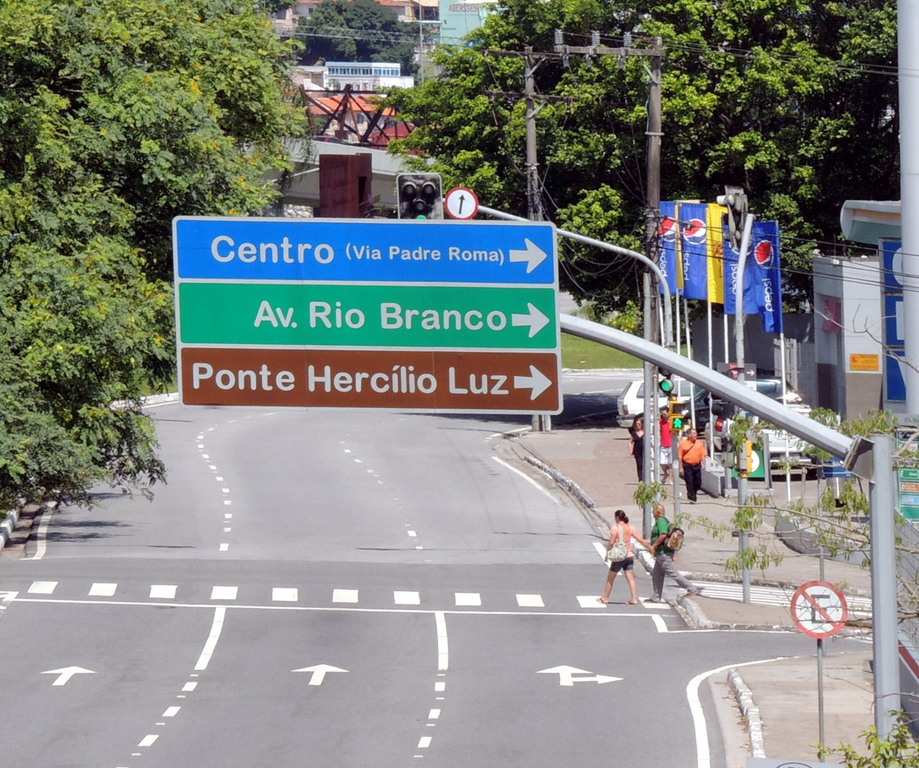
#> input picture imagens/img_10.png, 919 x 768 px, shrunk from 1475 x 1232 before the run, found by its file name
$ python main.py
#> lines starting #> are read from the running program, lines starting #| are printed output that depends on the picture; after the words box and inside, x2 and y2 are one past the last pixel; in counts of white or black regions, pixels touching at a corner belong together
import re
import cv2
import numpy as np
import pytesseract as tesseract

tesseract.pytesseract.tesseract_cmd = "C:\Program Files\Tesseract-OCR\Tesseract.exe"

file = cv2.imread("imagens\img_10.png")
#> file is the input picture: shape (768, 919, 3); mean B, G, R 126.5, 131.6, 126.8


def canny(img_gray):
    edged = cv2.Canny(img_gray, 0, 0)
    cv2.imshow("Canny", edged)
    return edged


def cvt_color(img, cv2_color):
    gray = cv2.cvtColor(img, cv2_color)
    cv2.imshow("cvtColor", gray)
    return gray


def gaussian(img_gray):
    gray = cv2.GaussianBlur(img_gray, (5, 5), 0)
    cv2.imshow("GaussianBlur", gray)
    return gray


def function_contours(img, edged):
    contours, hierarchy = cv2.findContours(edged.copy(), cv2.RETR_EXTERNAL, cv2.CHAIN_APPROX_SIMPLE)
    c = max(contours, key=cv2.contourArea)
    mask = np.zeros_like(img)
    cv2.drawContours(mask, [c], -1, (255, 255, 255), -1)
    out = np.zeros_like(img)
    out[mask == 255] = img[mask == 255]
    return out, mask


def out_cropped(out, mask):
    # Obter as coordenadas do contorno da placa
    y, x, _ = np.where(mask == 255)
    top_left = (np.min(x), np.min(y))
    bottom_right = (np.max(x), np.max(y))

    # Recortar a região da imagem correspondente à placa
    out_cropped = out[top_left[1]:bottom_right[1] + 1, top_left[0]:bottom_right[0] + 1]
    cv2.imshow("out_cropped", out_cropped)
    return out_cropped


def filter_2d(image):
    kernel = np.ones((3, 3), np.float32) / 9
    img = cv2.filter2D(image, -1, kernel)
    cv2.imshow("filter2D", img)
    return img


def median_blur(image):
    img_filtered = cv2.medianBlur(image, 3)
    cv2.imshow("medianBlur", img_filtered)
    return img_filtered


def thresholding(image):
    image_threshold = cv2.threshold(image, 0, 255, cv2.THRESH_BINARY + cv2.THRESH_OTSU)[1]
    cv2.imshow("threshold", image_threshold)
    return image_threshold


def erode(image):
    kernel = np.ones((2, 2), np.uint8)
    img_filtered = cv2.erode(image, kernel, iterations=1)
    cv2.imshow("erode", img_filtered)
    return img_filtered


def dilate(image):
    kernel = np.ones((2, 2), np.uint8)
    img_filtered = cv2.dilate(image, kernel, iterations=1)
    cv2.imshow("dilate", img_filtered)
    return img_filtered


def print_result(img_result):
    config = ('-l eng --oem 1 --psm 3')
    result = tesseract.image_to_string(img_result, config=config)
    print(result)


img_grey = cvt_color(file, cv2.COLOR_BGR2GRAY)
#> in cvt_color, `gray = cv2.cvtColor(img, cv2_color)`:
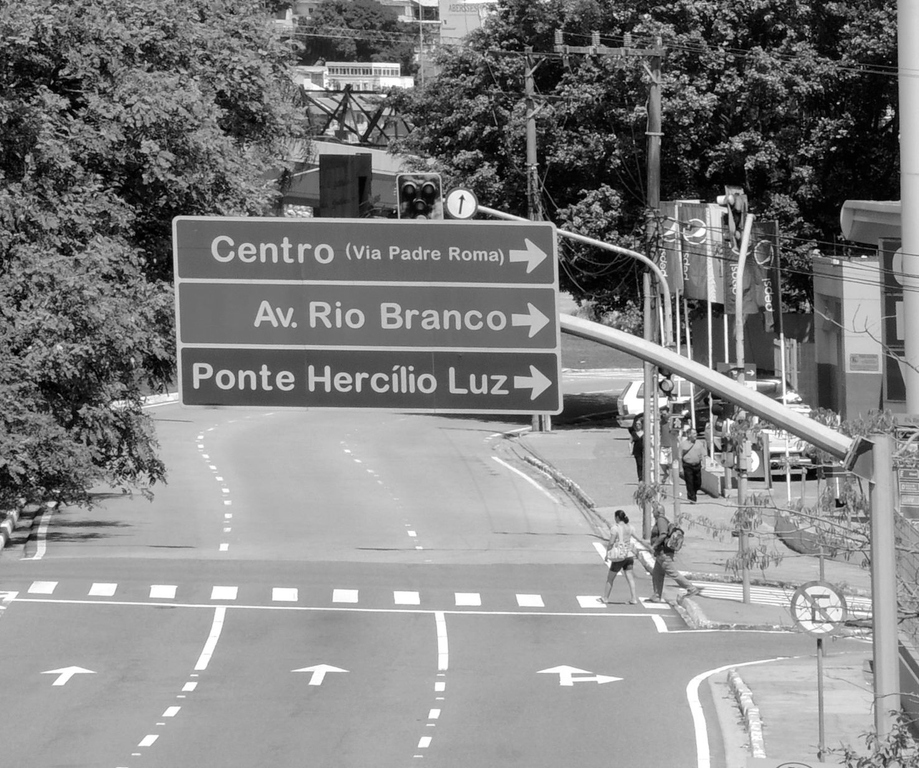
#> gray: shape (768, 919); min 0, max 255, mean 129.6
img_gauss = median_blur(img_grey)
img_thresh = thresholding(img_gauss)
#> in thresholding, `image_threshold = cv2.threshold(image, 0, 255, cv2.THRESH_BINARY + cv2..`:
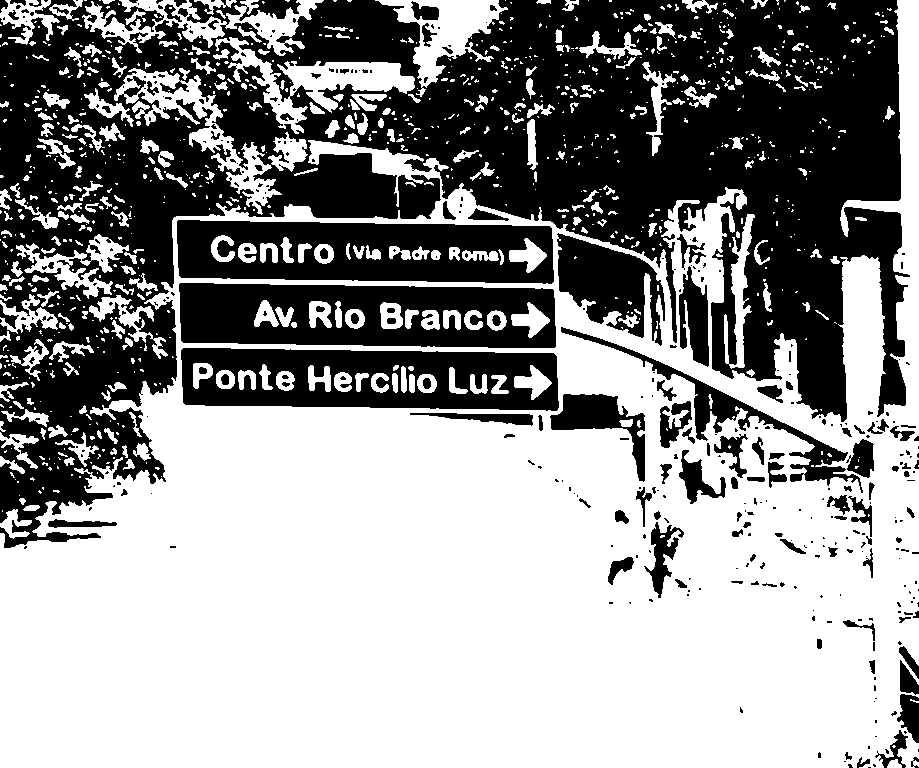
#> image_threshold: shape (768, 919); 57.8% white; 402 black regions (281 under 20 px), largest, box (x1, y1, x2, y2) and area: (0, 0, 910, 548) 212121, (179, 283, 556, 348) 18411, (177, 220, 554, 284) 18257
img_dilate = dilate(img_gauss)
img_erode = erode(img_dilate)
#> in erode, `img_filtered = cv2.erode(image, kernel, iterations=1)`:
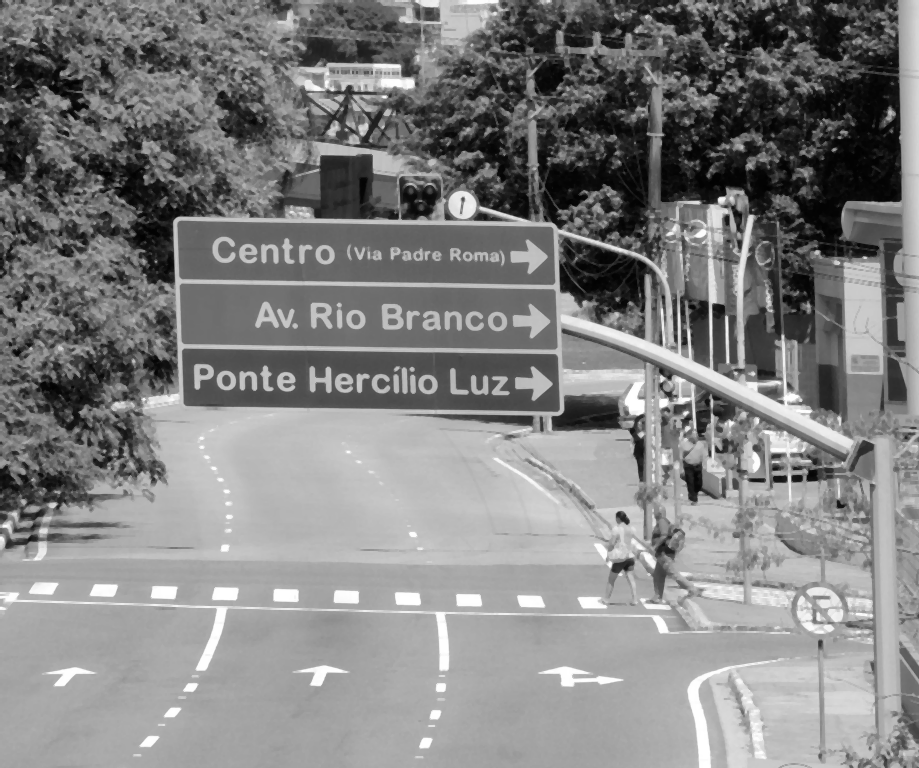
#> img_filtered: shape (768, 919); min 1, max 255, mean 129.6
img_canny = canny(img_erode)
#> in canny, `edged = cv2.Canny(img_gray, 0, 0)`:
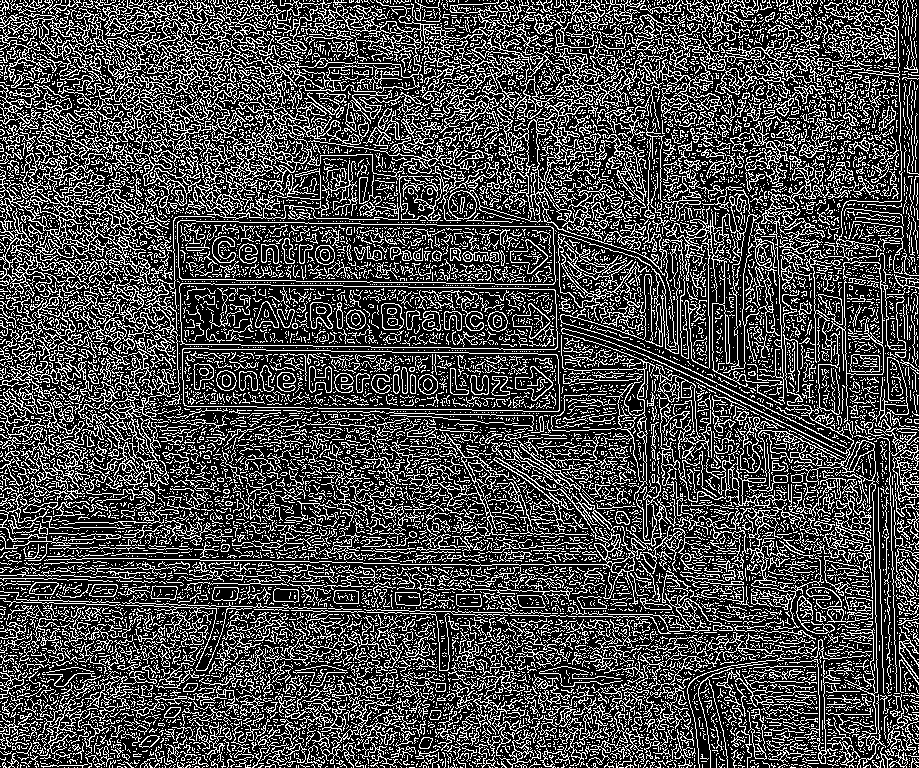
#> edged: shape (768, 919); 28.7% white in thin lines or dots
out, mask = function_contours(file, img_canny)
#> in function_contours, `contours, hierarchy = cv2.findContours(edged.copy(), cv2.RETR_EXTERNAL..`: contours = 12299 contours, 11879 with area under 20; largest, box (x1, y1, x2, y2) and area: (179, 283, 558, 350) 22723, (177, 220, 556, 285) 21816, (182, 348, 560, 412) 21492, (0, 0, 267, 275) 11017, (251, 0, 656, 180) 4686
#> in function_contours, `c = max(contours, key=cv2.contourArea)`: c = contour of 58 points, box (x1, y1, x2, y2) (179, 283, 558, 350), area 22723
#> in function_contours, `cv2.drawContours(mask, [c], -1, (255, 255, 255), -1)`:
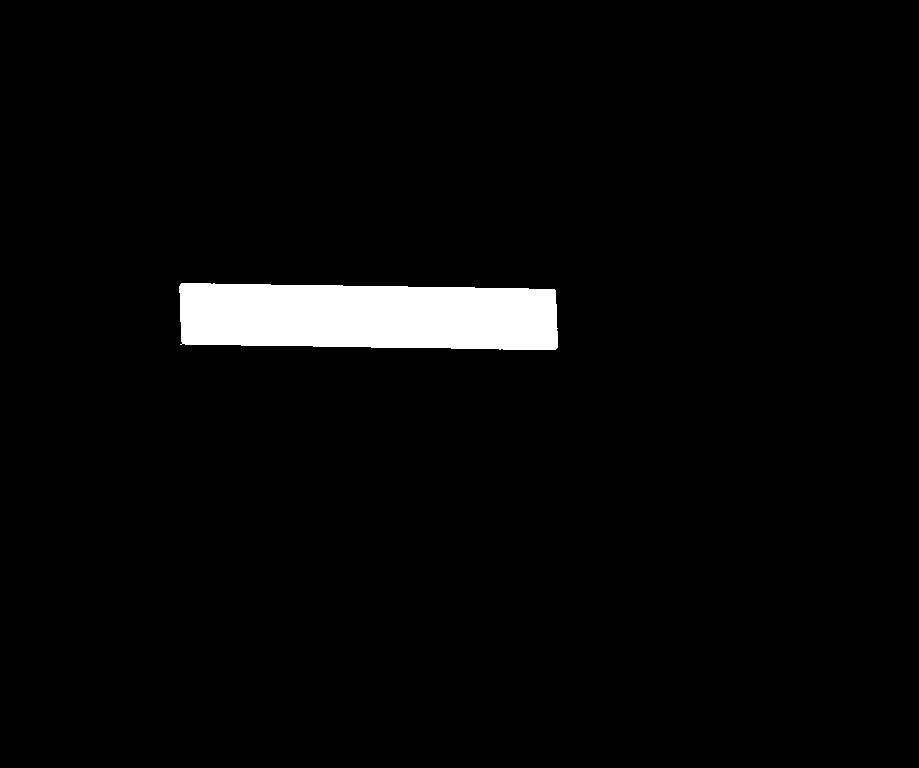
#> mask: shape (768, 919, 3); 3.3% white; 1 white region, box (x1, y1, x2, y2) and area: (179, 283, 558, 350) 23159
#> in function_contours, `out[mask == 255] = img[mask == 255]`:
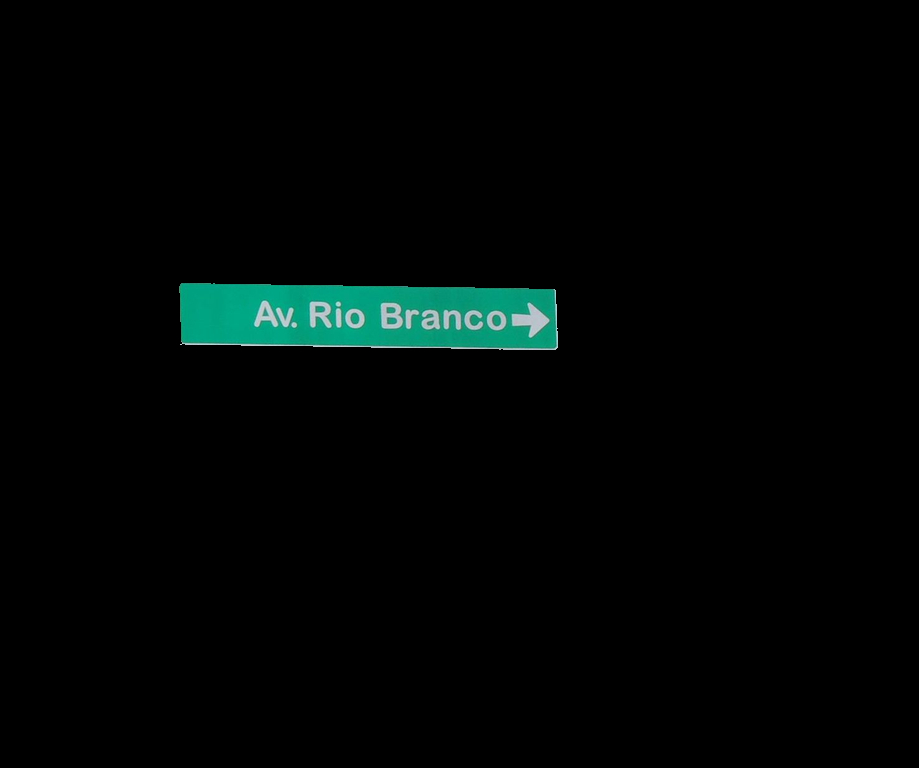
#> out: shape (768, 919, 3); mean B, G, R 4.5, 5.4, 1.2
img_bolada = out_cropped(out, mask)
#> in out_cropped, `top_left = (np.min(x), np.min(y))`: top_left = (179, 283)
#> in out_cropped, `bottom_right = (np.max(x), np.max(y))`: bottom_right = (557, 349)
#> in out_cropped, `out_cropped = out[top_left[1]:bottom_right[1] + 1, top_left[0]:bottom_..`:
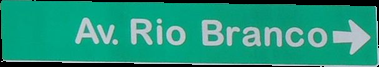
#> out_cropped: shape (67, 379, 3); mean B, G, R 124.7, 149.2, 33.4
#> (the run stopped early here; a loop or call above may not have finished)

$ run again, with imagens/img_0.png copied over imagens/img_10.png
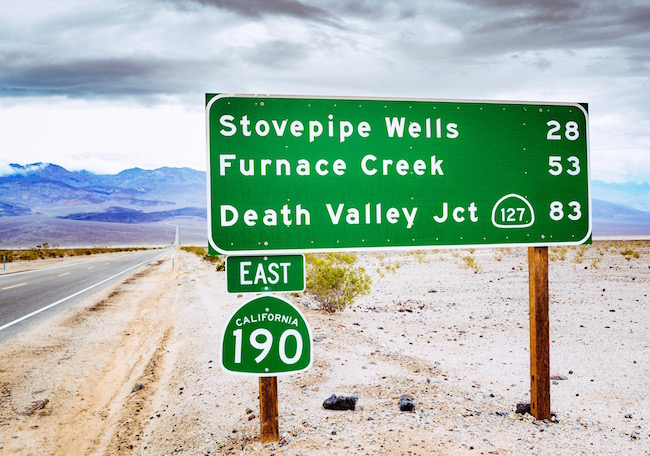
#> input picture imagens/img_0.png, 650 x 456 px, found by its file name
#> file is the input picture: shape (456, 650, 3); mean B, G, R 172.3, 184.7, 165.7
#> in thresholding, `image_threshold = cv2.threshold(image, 0, 255, cv2.THRESH_BINARY + cv2..`:
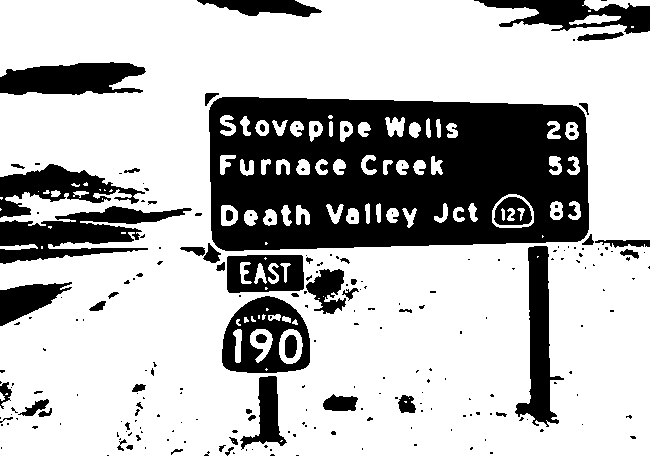
#> image_threshold: shape (456, 650); 72.2% white; 232 black regions (172 under 20 px), largest, box (x1, y1, x2, y2) and area: (209, 97, 589, 251) 46514, (0, 206, 192, 264) 5162, (222, 296, 310, 373) 3935
#> edged: shape (456, 650); 27.1% white in thin lines or dots
#> contours = 4744 contours, 4565 with area under 20; largest, box (x1, y1, x2, y2) and area: (210, 97, 590, 253) 54678, (223, 297, 312, 375) 5570, (511, 247, 569, 430) 3682, (227, 255, 305, 294) 2786, (157, 341, 237, 448) 650
#> c = contour of 129 points, box (x1, y1, x2, y2) (210, 97, 590, 253), area 54678
#> mask: shape (456, 650, 3); 18.6% white; 1 white region, box (x1, y1, x2, y2) and area: (210, 97, 590, 253) 55184
#> top_left = (210, 97)
#> bottom_right = (589, 252)
#> in out_cropped, `out_cropped = out[top_left[1]:bottom_right[1] + 1, top_left[0]:bottom_..`:
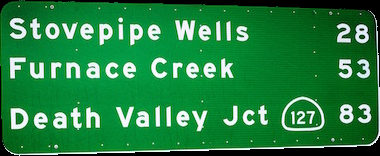
#> out_cropped: shape (156, 380, 3); mean B, G, R 66.1, 129.7, 35.6

$ run again, with imagens/img_11.png copied over imagens/img_10.png
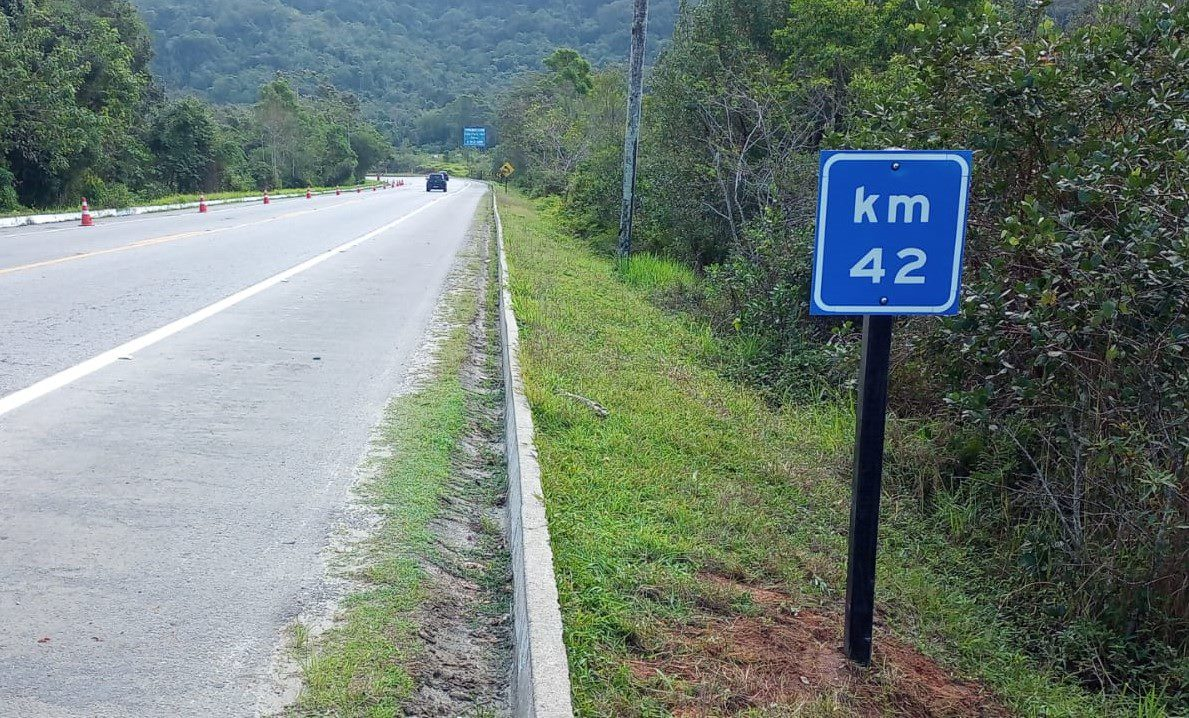
#> input picture imagens/img_11.png, 1189 x 718 px, found by its file name
#> file is the input picture: shape (718, 1189, 3); mean B, G, R 117.8, 125.7, 112
#> in thresholding, `image_threshold = cv2.threshold(image, 0, 255, cv2.THRESH_BINARY + cv2..`:
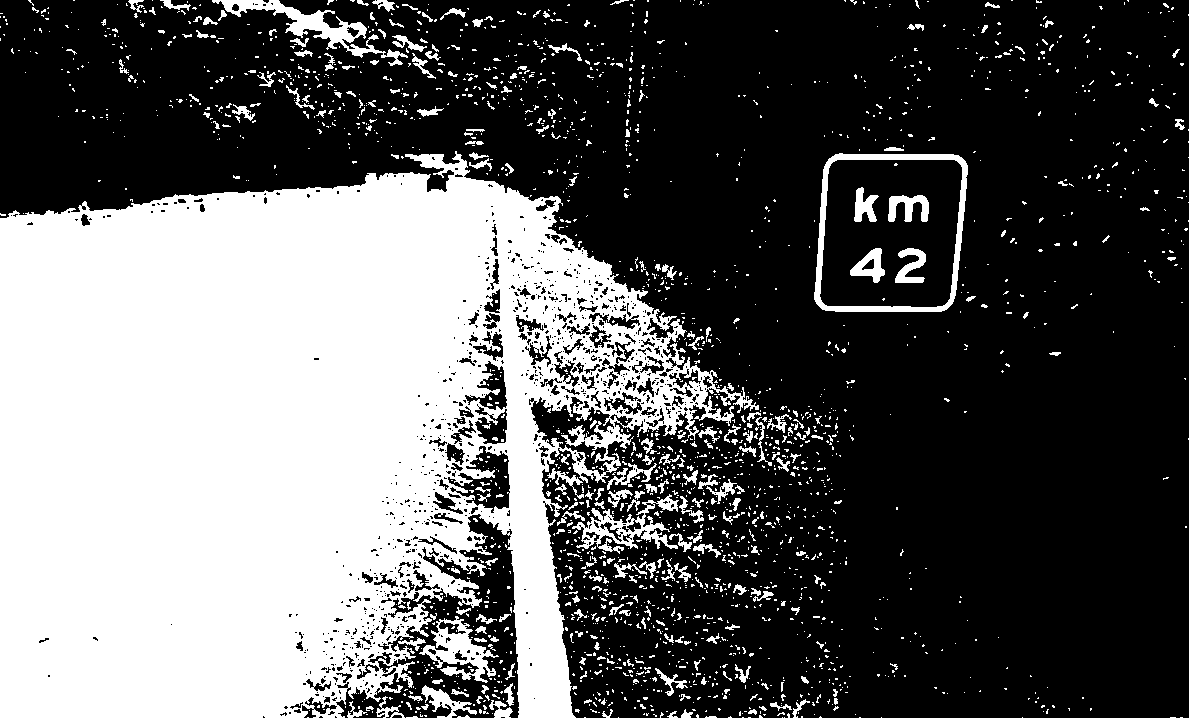
#> image_threshold: shape (718, 1189); 36.9% white; 2258 white regions (1989 under 20 px), largest, box (x1, y1, x2, y2) and area: (0, 151, 759, 718) 279201, (814, 153, 968, 312) 3224, (212, 0, 408, 66) 2549
#> edged: shape (718, 1189); 33% white in thin lines or dots
#> contours = 13499 contours, 12736 with area under 20; largest, box (x1, y1, x2, y2) and area: (815, 153, 970, 314) 22436, (530, 415, 723, 633) 4898, (876, 605, 1058, 718) 3342, (597, 181, 760, 415) 3174, (697, 534, 852, 700) 2900
#> c = contour of 135 points, box (x1, y1, x2, y2) (815, 153, 970, 314), area 22436
#> mask: shape (718, 1189, 3); 2.7% white; 1 white region, box (x1, y1, x2, y2) and area: (815, 153, 970, 314) 22728
#> top_left = (815, 153)
#> bottom_right = (969, 313)
#> in out_cropped, `out_cropped = out[top_left[1]:bottom_right[1] + 1, top_left[0]:bottom_..`:
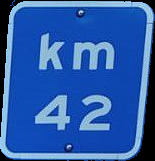
#> out_cropped: shape (161, 155, 3); mean B, G, R 170.2, 91.8, 42.8
